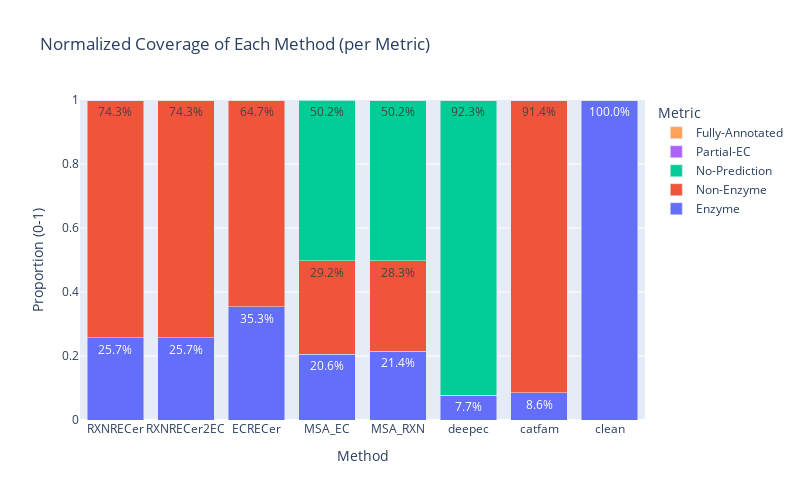

The notebook cell this image was saved under:
### Code cell
import pandas as pd
import plotly.graph_objects as go

data = {
    'Method': ['RXNRECer', 'RXNRECer2EC', 'ECRECer', 'MSA_EC', 'MSA_RXN', 'deepec', 'catfam', 'clean'],
    'Enzyme': [3297, 3297, 4536, 2638, 2750, 984, 1100, 12832],
    'Non-Enzyme': [9535, 9535, 8296, 3749, 3637, 0, 11732, 0],
    'No-Prediction': [0, 0, 0, 6445, 6445, 11848, 0, 0],
    'Partial-EC': [0, 936, 1262, 403, 0, 0, 0, 0],
    'Fully-Annotated': [3297, 2361, 3274, 2235, 2750, 984, 1100, 12832]
}

df = pd.DataFrame(data)
total = 12832
metrics = ['Enzyme', 'Non-Enzyme', 'No-Prediction', 'Partial-EC', 'Fully-Annotated']
df_norm = df.copy()
df_norm[metrics] = df[metrics] / total

fig = go.Figure()
for metric in metrics:
    fig.add_trace(go.Bar(
        x=df['Method'],
        y=df_norm[metric],
        name=metric,
        text=(df_norm[metric] * 100).round(1).astype(str) + '%',
        textposition='inside',
    ))

fig.update_layout(
    barmode='stack',
    title='Normalized Coverage of Each Method (per Metric)',
    yaxis=dict(title='Proportion (0-1)', range=[0, 1]),
    xaxis=dict(title='Method'),
    legend_title='Metric',
    height=500,
    width=800
)

fig.show()

### Figure 1 — Plotly figure (JSON) as saved in the notebook; plotly's stock layout.template omitted (floating-point values rounded to 4 significant figures)
{"data": [{"name": "Enzyme", "text": ["25.7%", "25.7%", "35.3%", "20.6%", "21.4%", "7.7%", "8.6%", "100.0%"], "textposition": "inside", "type": "bar", "x": ["RXNRECer", "RXNRECer2EC", "ECRECer", "MSA_EC", "MSA_RXN", "deepec", "catfam", "clean"], "y": [0.2569, 0.2569, 0.3535, 0.2056, 0.2143, 0.07668, 0.08572, 1]}, {"name": "Non-Enzyme", "text": ["74.3%", "74.3%", "64.7%", "29.2%", "28.3%", "0.0%", "91.4%", "0.0%"], "textposition": "inside", "type": "bar", "x": ["RXNRECer", "RXNRECer2EC", "ECRECer", "MSA_EC", "MSA_RXN", "deepec", "catfam", "clean"], "y": [0.7431, 0.7431, 0.6465, 0.2922, 0.2834, 0, 0.9143, 0]}, {"name": "No-Prediction", "text": ["0.0%", "0.0%", "0.0%", "50.2%", "50.2%", "92.3%", "0.0%", "0.0%"], "textposition": "inside", "type": "bar", "x": ["RXNRECer", "RXNRECer2EC", "ECRECer", "MSA_EC", "MSA_RXN", "deepec", "catfam", "clean"], "y": [0, 0, 0, 0.5023, 0.5023, 0.9233, 0, 0]}, {"name": "Partial-EC", "text": ["0.0%", "7.3%", "9.8%", "3.1%", "0.0%", "0.0%", "0.0%", "0.0%"], "textposition": "inside", "type": "bar", "x": ["RXNRECer", "RXNRECer2EC", "ECRECer", "MSA_EC", "MSA_RXN", "deepec", "catfam", "clean"], "y": [0, 0.07294, 0.09835, 0.03141, 0, 0, 0, 0]}, {"name": "Fully-Annotated", "text": ["25.7%", "18.4%", "25.5%", "17.4%", "21.4%", "7.7%", "8.6%", "100.0%"], "textposition": "inside", "type": "bar", "x": ["RXNRECer", "RXNRECer2EC", "ECRECer", "MSA_EC", "MSA_RXN", "deepec", "catfam", "clean"], "y": [0.2569, 0.184, 0.2551, 0.1742, 0.2143, 0.07668, 0.08572, 1]}], "layout": {"barmode": "stack", "height": 500, "legend": {"title": {"text": "Metric"}}, "title": {"text": "Normalized Coverage of Each Method (per Metric)"}, "width": 800, "xaxis": {"title": {"text": "Method"}}, "yaxis": {"range": [0, 1], "title": {"text": "Proportion (0-1)"}}}}
